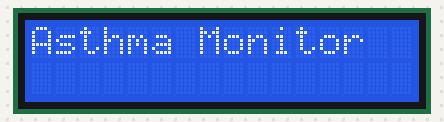
A sketch run on a simulated ESP32. On the bench: 16×2 character LCD. WiFi joins after 1.5 s; servers stay silent unless stated; I2S audio is not simulated (input reads silence); what the sketch prints to the serial monitor is not drawn.

Above: at 0.1 s.
At 3.1 s:
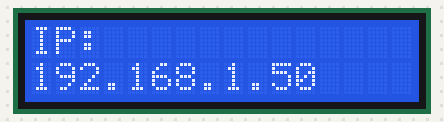
At 4.1 s:
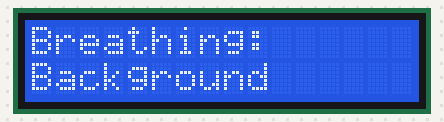

Measured:
- what the display in image 1 shows lasts 1.0 s, from 3.1 s to 4.1 s

The sketch:

INMP441_Mic_Code.ino
```cpp
// ESP32: INMP441 (I2S) + Parallel 16x2 LCD + Web server showing Breathing Status
// Includes: Fancy breathing UI + danger alert (🚨🔥 using decimal HTML entities)
// Libraries
#include <WiFi.h>
#include <WebServer.h>
#include <driver/i2s.h>
#include <LiquidCrystal.h>

// ---------- WiFi ----------
const char* ssid = "Thabiso";
const char* password = "222134455";

// ---------- LCD Pin Config ----------
#define LCD_RS  16
#define LCD_E   17
#define LCD_D4  18
#define LCD_D5  19
#define LCD_D6  23
#define LCD_D7  5

LiquidCrystal lcd(LCD_RS, LCD_E, LCD_D4, LCD_D5, LCD_D6, LCD_D7);

// ---------- I2S Mic Config (INMP441) ----------
#define I2S_WS   25  // LRCL
#define I2S_SD   32  // Data
#define I2S_SCK  26  // BCLK
#define I2S_PORT I2S_NUM_0
#define BUFFER_LEN 256

int16_t sBuffer[BUFFER_LEN];

// ---------- I2S ----------
void i2s_install() {
  const i2s_config_t i2s_config = {
    .mode = i2s_mode_t(I2S_MODE_MASTER | I2S_MODE_RX),
    .sample_rate = 44100,
    .bits_per_sample = i2s_bits_per_sample_t(16),
    .channel_format = I2S_CHANNEL_FMT_ONLY_LEFT,
    .communication_format = i2s_comm_format_t(I2S_COMM_FORMAT_STAND_I2S),
    .intr_alloc_flags = 0,
    .dma_buf_count = 8,
    .dma_buf_len = BUFFER_LEN,
    .use_apll = false,
    .tx_desc_auto_clear = false,
    .fixed_mclk = 0
  };
  i2s_driver_install(I2S_PORT, &i2s_config, 0, NULL);
}

void i2s_setpin() {
  const i2s_pin_config_t pin_config = {
    .bck_io_num = I2S_SCK,
    .ws_io_num = I2S_WS,
    .data_out_num = -1,
    .data_in_num = I2S_SD
  };
  i2s_set_pin(I2S_PORT, &pin_config);
}

// ---------- Compute amplitude ----------
double getAmplitude() {
  size_t bytes_read = 0;
  esp_err_t result = i2s_read(I2S_PORT, (void*)sBuffer, BUFFER_LEN * sizeof(int16_t), &bytes_read, portMAX_DELAY);
  if (result != ESP_OK || bytes_read == 0) return 0;

  int samples_read = bytes_read / sizeof(int16_t);
  double sum_squares = 0;

  for (int i = 0; i < samples_read; i++) {
    float sample = sBuffer[i] / 32768.0;
    sum_squares += sample * sample;
  }

  double rms = sqrt(sum_squares / samples_read);
  return rms * 1000.0; // amplified
}

// ---------- Moving average ----------
#define AVG_SIZE 8
double ampBuffer[AVG_SIZE] = {0};
int indexAvg = 0;

double smoothAmplitude(double newVal) {
  ampBuffer[indexAvg] = newVal;
  indexAvg = (indexAvg + 1) % AVG_SIZE;

  double sum = 0;
  for (int i = 0; i < AVG_SIZE; i++) sum += ampBuffer[i];
  return sum / AVG_SIZE;
}

// ---------- Global ----------
String gStatus = "Unknown";
double gAmplitude = 0;

WebServer server(80);

// ---------- HTML PAGE ----------
const char index_html[] PROGMEM = R"rawliteral(
<!DOCTYPE html>
<html>
<head>
<meta charset="utf-8">
<meta name="viewport" content="width=device-width,initial-scale=1">
<title>Breathing Monitor</title>

<style>
body {
  font-family: Arial;
  display:flex;
  align-items:center;
  justify-content:center;
  height:100vh;
  margin:0;
  background: linear-gradient(160deg,#0f172a,#0b1220);
  color:#e6eef8;
}

.card {
  width:320px;
  padding:20px;
  border-radius:16px;
  box-shadow: 0 10px 30px rgba(0,0,0,0.6);
  background: rgba(255,255,255,0.04);
  backdrop-filter: blur(6px);
  text-align:center;
}

h1 { margin:6px 0 12px; font-size:20px; }

.breath-wrap {
  display:flex;
  align-items:center;
  justify-content:center;
  margin:10px 0 18px;
}

.bubble {
  width:120px;
  height:120px;
  border-radius:50%;
  display:flex;
  align-items:center;
  justify-content:center;
  background: radial-gradient(circle, rgba(255,255,255,0.1), rgba(255,255,255,0.02));
  animation:breathe 2400ms ease-in-out infinite;
}

@keyframes breathe {
  0% { transform: scale(0.92); }
  50% { transform: scale(1.06); }
  100% { transform: scale(0.92); }
}

.face { font-size:45px; }

.status {
  margin-top:6px;
  padding:6px 12px;
  border-radius:999px;
  font-weight:600;
  display:inline-block;
}

.status.normal { color:#06b6d4; background:rgba(6,182,212,0.08); }
.status.background { color:#94a3b8; background:rgba(148,163,184,0.08); }
.status.high { color:#ff6b6b; background:rgba(255,107,107,0.1); }

.num { margin-top:12px; font-size:13px; color:#cde7ff; }

/* FLASHING RED ALERT */
.alertBox {
  margin-top:16px;
  padding:12px;
  border-radius:12px;
  font-size:15px;
  font-weight:700;
  color:#ff4d4d;
  background:rgba(255,50,50,0.15);
  display:none;
  animation:flashAlert 1.2s linear infinite;
  box-shadow:0 0 10px rgba(255,0,0,0.5);
}

@keyframes flashAlert {
  0% { opacity:0.55; }
  50% { opacity:1; }
  100% { opacity:0.55; }
}
</style>
</head>

<body>
  <div class="card">
    <h1>Breathing Monitor</h1>

    <div class="breath-wrap">
      <div class="bubble" id="bubble">
        <div class="face" id="face">&#128522;</div>
      </div>
    </div>

    <div id="statBadge" class="status">--</div>
    <div class="num" id="num">Amplitude: --</div>

    <!-- 🔥🚨 DANGER ALERT BOX -->
    <div id="dangerAlert" class="alertBox">
      &#128680; ALERT: High Breathing Detected! &#128293;
    </div>
  </div>

<script>
async function fetchStatus() {
  try {
    const resp = await fetch("/status");
    const j = await resp.json();

    const statusText = j.status;
    const amp = Number(j.amplitude).toFixed(2);

    // Update badge
    const badge = document.getElementById("statBadge");
    badge.textContent = statusText;
    badge.className = "status";
    if (statusText === "Normal") badge.classList.add("normal");
    else if (statusText === "Background") badge.classList.add("background");
    else badge.classList.add("high");

    document.getElementById("num").textContent = "Amplitude: " + amp;

    // Update face emoji
    const face = document.getElementById("face");
    if (statusText === "Background") face.innerHTML = "&#128528;";
    else if (statusText === "Normal") face.innerHTML = "&#128522;";
    else face.innerHTML = "&#128557;";

    // Breathing speed
    const bubble = document.getElementById("bubble");
    bubble.style.animationDuration = (j.amplitude > 40 ? 1600 : j.amplitude > 20 ? 2000 : 2400) + "ms";

    // SHOW / HIDE danger alert
    const alertBox = document.getElementById("dangerAlert");
    alertBox.style.display = (statusText === "High Breathing!!") ? "block" : "none";

  } catch(e) {}
}

setInterval(fetchStatus, 400);
fetchStatus();
</script>

</body>
</html>
)rawliteral";

// ---------- SERVER ----------
void handleRoot() {
  server.send_P(200, "text/html", index_html);
}

void handleStatus() {
  String payload = "{";
  payload += "\"status\":\"" + gStatus + "\",";
  payload += "\"amplitude\":" + String(gAmplitude, 2);
  payload += "}";
  server.send(200, "application/json", payload);
}

// ---------- SETUP ----------
void setup() {
  Serial.begin(115200);

  lcd.begin(16, 2);
  lcd.print("Asthma Monitor");
  delay(1500);

  i2s_install();
  i2s_setpin();
  i2s_start(I2S_PORT);

  Serial.println("Connecting to WiFi...");
WiFi.mode(WIFI_STA);
WiFi.begin(ssid, password);

int tries = 0;
while (WiFi.status() != WL_CONNECTED && tries < 40) {
    Serial.print(".");
    delay(250);
    tries++;
}

Serial.println();

if (WiFi.status() == WL_CONNECTED) {
    Serial.print("Connected! IP: ");
    Serial.println(WiFi.localIP());

    lcd.clear();
    lcd.print("IP:");
    lcd.setCursor(0,1);
    lcd.print(WiFi.localIP().toString());
} else {
    Serial.println("WiFi FAILED!");
    lcd.clear();
    lcd.print("WiFi FAILED");
}

  server.on("/", handleRoot);
  server.on("/status", handleStatus);
  server.begin();

  delay(1000);
  lcd.clear();
  lcd.print("Listening...");
}

// ---------- LOOP ----------
void loop() {
  double amp = getAmplitude();
  double smoothAmp = smoothAmplitude(amp);
  gAmplitude = smoothAmp;

  if (smoothAmp < 10) gStatus = "Background";
  else if (smoothAmp < 40) gStatus = "Normal";
  else gStatus = "High Breathing!!";

  lcd.clear();
  lcd.setCursor(0,0);
  lcd.print("Breathing:");
  lcd.setCursor(0,1);
  lcd.print(gStatus);

  server.handleClient();
  delay(400);
}
```
